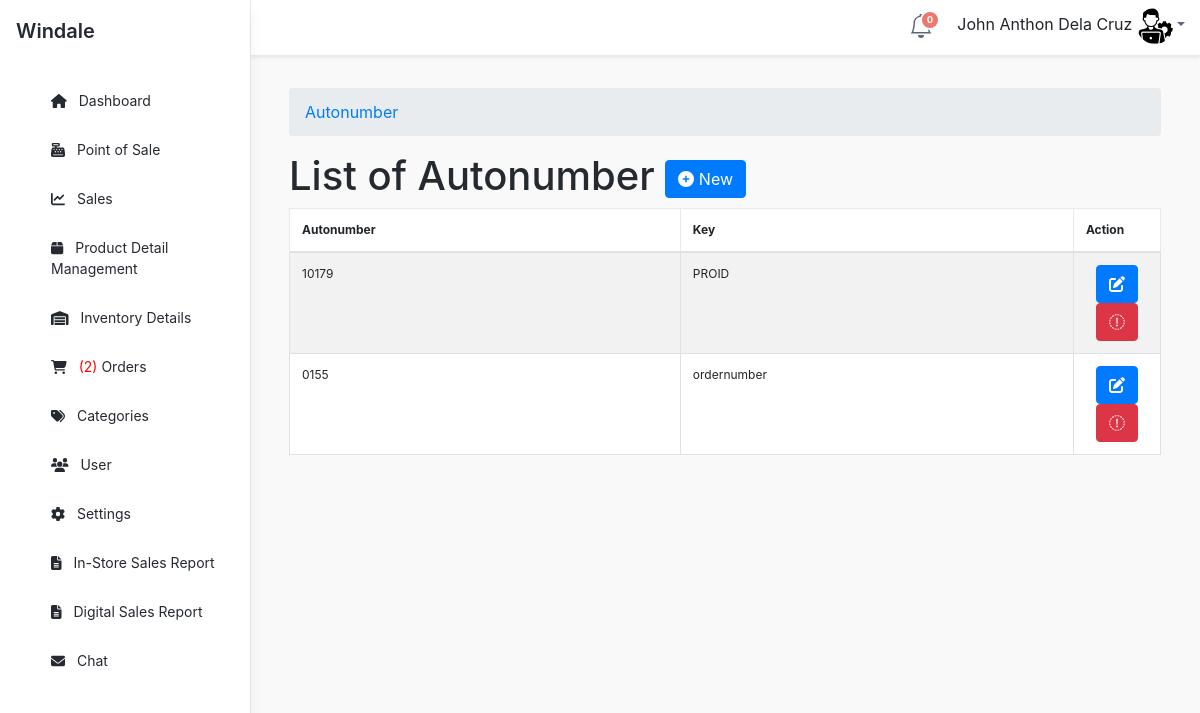
Screenshot of /admin/autonumber/index.php (signed in) with the database file from the repository.
### tables this page shows
CREATE TABLE `tblautonumber` (
  `ID` int(11) NOT NULL,
  `AUTOSTART` int(250) NOT NULL,
  `AUTOINC` int(11) NOT NULL,
  `AUTOEND` int(11) NOT NULL,
  `AUTOKEY` varchar(12) NOT NULL,
  `AUTONUM` int(250) NOT NULL
);

### admin/autonumber/index.php (called while the page is built, shortened)
<?php
require_once ("../theme/templates.php");
?>

### include/database.php (called while the page is built, shortened)
<?php
class Database {
	var $sql_string = '';
	private $conn;
	public function open_connection() {
		$this->conn = mysqli_connect(server,user,pass);
		if(!$this->conn){
			echo "Problem in database connection! Contact administrator!";
			exit();
		}else{
			$db_select = mysqli_select_db($this->conn,database_name);
		}
	}
	function setQuery($sql='') {
		$this->sql_string=$sql;
	}
	function executeQuery() {
		$result = mysqli_query($this->conn, $this->sql_string);
		return $this->confirm_query($result);
	}
	private function confirm_query($result) {
		return $result;
	}
	function loadResultList( $key='' ) {
		$cur = $this->executeQuery();
		$array = array();
		while ($row = mysqli_fetch_object($cur)) {
			if ($key) {
				$array[$row->$key] = $row;
			} else {
				$array[] = $row;
			}
		}
		return $array;
	}
}
$mydb = new Database();
?>

### admin/autonumber/list.php (the view, shortened to what this page needs)
<div class="row">
      	 <div class="col-lg-12">
           <h1 class="page-header">List of Autonumber  <a href="index.php?view=add" class="btn btn-primary btn-xs  ">  <i class="fa fa-plus-circle fw-fa"></i> New</a>  </h1>
      		</div>
  		 </div>
 		    <form action="controller.php?action=delete" Method="POST">
		     <div class="table-responsive">
			<table id="example" class="table table-striped table-bordered table-hover"  style="font-size:12px" cellspacing="0">
			  <thead>
			  	<tr>
			  		<th>
			  		 Autonumber</th>
			  		  <th>Key</th>
			  		 <th width="10%" align="center">Action</th>
			  	</tr>
			  </thead>
			  <tbody>
			  	<?php
			  		$mydb->setQuery("SELECT * FROM `tblautonumber`");
			  		$cur = $mydb->loadResultList();
					foreach ($cur as $result) {
			  		echo '<tr>';
		  			echo '<td>' . $result->AUTOSTART.$result->AUTOEND.'</td>';
		  			echo '<td>' . $result->AUTOKEY.'</td>';
			  		echo '<td align="center"><a title="Edit" href="index.php?view=edit&id='.$result->AUTOKEY.'" class="btn btn-primary btn-xs  ">  <span class="fa fa-edit fw-fa"></a>
			  		     <a title="Delete" href="controller.php?action=delete&id='.$result->AUTOKEY.'" class="btn btn-danger btn-xs  ">  <span class="fa  fa-trash-o fw-fa "></a></td>';
			  		echo '</tr>';
			  	}
			  	?>
			  </tbody>
			</table>
			</form>

### rows the page displays
tblautonumber: AUTOSTART "10", AUTOEND "179", AUTOKEY "PROID"
tblautonumber: AUTOSTART "0", AUTOEND "155", AUTOKEY "ordernumber"

### other values shown
$notificationCount "0"
$_SESSION['U_NAME'] "John Anthon Dela Cruz"
$res "2"
$title "Autonumber"
